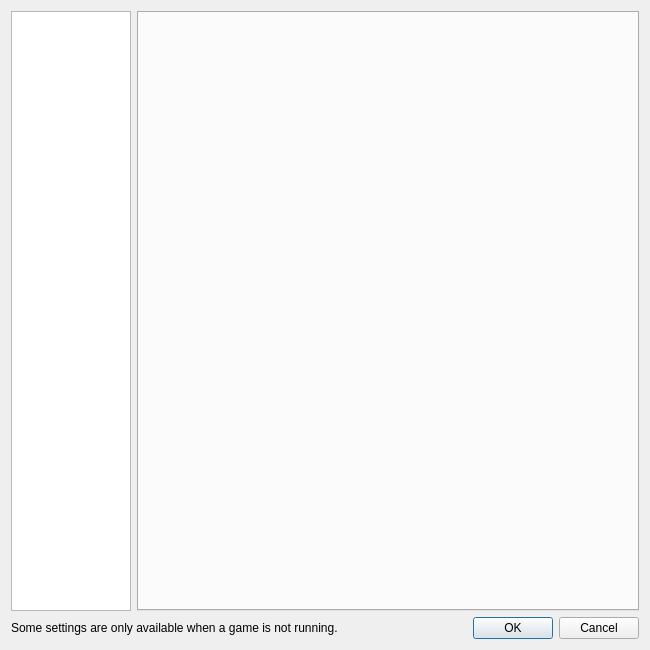
<?xml version="1.0" encoding="UTF-8"?>
<ui version="4.0">
 <class>ConfigureDialog</class>
 <widget class="QDialog" name="ConfigureDialog">
  <property name="geometry">
   <rect>
    <x>0</x>
    <y>0</y>
    <width>650</width>
    <height>650</height>
   </rect>
  </property>
  <property name="minimumSize">
   <size>
    <width>0</width>
    <height>650</height>
   </size>
  </property>
  <property name="windowTitle">
   <string>uzuy Configuration</string>
  </property>
  <layout class="QVBoxLayout" name="verticalLayout">
   <item>
    <layout class="QHBoxLayout" name="horizontalLayout">
     <item>
      <widget class="QListWidget" name="selectorList">
       <property name="minimumSize">
        <size>
         <width>120</width>
         <height>0</height>
        </size>
       </property>
       <property name="maximumSize">
        <size>
         <width>120</width>
         <height>16777215</height>
        </size>
       </property>
      </widget>
     </item>
     <item>
      <widget class="QTabWidget" name="tabWidget">
       <property name="currentIndex">
        <number>-1</number>
       </property>
      </widget>
     </item>
    </layout>
   </item>
   <item>
    <layout class="QHBoxLayout" name="horizontalLayout_2">
     <property name="leftMargin">
      <number>0</number>
     </property>
     <property name="topMargin">
      <number>0</number>
     </property>
     <property name="rightMargin">
      <number>0</number>
     </property>
     <property name="bottomMargin">
      <number>0</number>
     </property>
     <item>
      <widget class="QLabel" name="label">
       <property name="text">
        <string>Some settings are only available when a game is not running.</string>
       </property>
      </widget>
     </item>
     <item>
      <widget class="QDialogButtonBox" name="buttonBox">
       <property name="standardButtons">
        <set>QDialogButtonBox::Cancel|QDialogButtonBox::Ok</set>
       </property>
      </widget>
     </item>
    </layout>
   </item>
  </layout>
 </widget>
 <resources/>
 <connections>
  <connection>
   <sender>buttonBox</sender>
   <signal>accepted()</signal>
   <receiver>ConfigureDialog</receiver>
   <slot>accept()</slot>
   <hints>
    <hint type="sourcelabel">
     <x>20</x>
     <y>20</y>
    </hint>
    <hint type="destinationlabel">
     <x>20</x>
     <y>20</y>
    </hint>
   </hints>
  </connection>
  <connection>
   <sender>buttonBox</sender>
   <signal>rejected()</signal>
   <receiver>ConfigureDialog</receiver>
   <slot>reject()</slot>
   <hints>
    <hint type="sourcelabel">
     <x>20</x>
     <y>20</y>
    </hint>
    <hint type="destinationlabel">
     <x>20</x>
     <y>20</y>
    </hint>
   </hints>
  </connection>
 </connections>
</ui>
